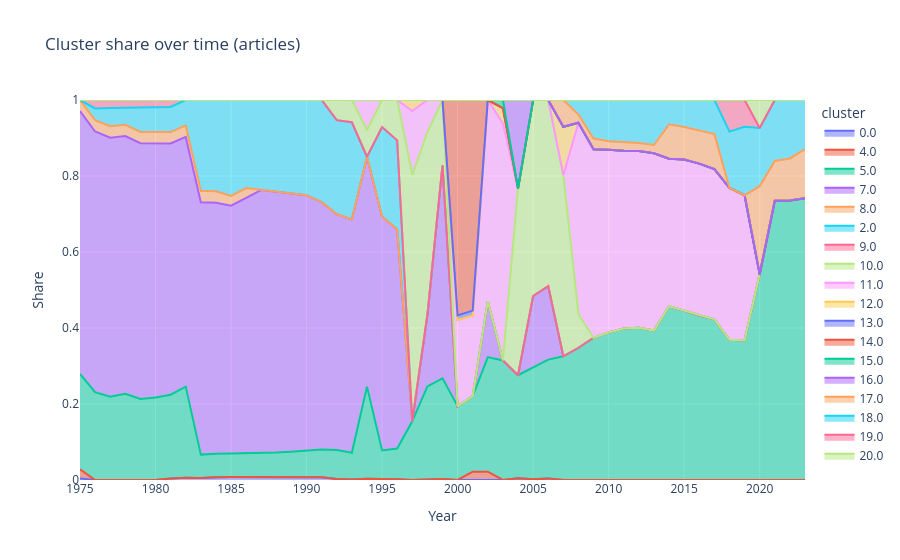

Notebook code cell kept with this figure:
### Code cell
import plotly.express as px

fig = px.area(
    df_stats_cluster,
    x="year",
    y="total_articles_share",
    color="cluster",
    title="Cluster share over time (articles)"
)

fig.update_layout(
    yaxis_range=[0, 1],
    xaxis_title="Year",
    yaxis_title="Share"
)

fig.show()

### Figure 1 — Plotly figure (JSON) as saved in the notebook; plotly's stock layout.template omitted (floating-point values rounded to 4 significant figures)
{"data": [{"fillpattern": {"shape": ""}, "hovertemplate": "cluster=0.0<br>year=%{x}<br>total_articles_share=%{y}<extra></extra>", "legendgroup": "0.0", "line": {"color": "#636efa"}, "marker": {"symbol": "circle"}, "mode": "lines", "name": "0.0", "orientation": "v", "showlegend": true, "stackgroup": "1", "type": "scatter", "x": [1975, 1981, 1982, 1983, 1984, 1985, 1986, 1987, 1988, 1989, 1990, 1991, 1992, 1993, 1994, 1995, 1996, 1997, 1998, 1999, 2004, 2005, 2006, 2010, 2011, 2012, 2013, 2014, 2015, 2016, 2017, 2018, 2019, 2020, 2021, 2022, 2023], "xaxis": "x", "y": [0.004071, 0.003805, 0.005696, 0.005118, 0.007496, 0.007693, 0.00763, 0.007634, 0.007609, 0.007732, 0.007713, 0.007467, 0.002616, 0.001609, 0.003471, 0.003418, 0.002228, 0.000245, 0.0008499, 0.002516, 0.00475, 0.001794, 0.004258, 8.044e-05, 9.369e-05, 0.001349, 0.0006575, 0.0006815, 0.0005871, 0.0006013, 0.0001091, 0.0001095, 6.261e-05, 5.93e-05, 5.573e-05, 5.397e-05, 4.013e-05], "yaxis": "y"}, {"fillpattern": {"shape": ""}, "hovertemplate": "cluster=4.0<br>year=%{x}<br>total_articles_share=%{y}<extra></extra>", "legendgroup": "4.0", "line": {"color": "#EF553B"}, "marker": {"symbol": "circle"}, "mode": "lines", "name": "4.0", "orientation": "v", "showlegend": true, "stackgroup": "1", "type": "scatter", "x": [1975, 2001, 2002], "xaxis": "x", "y": [0.02387, 0.02198, 0.02193], "yaxis": "y"}, {"fillpattern": {"shape": ""}, "hovertemplate": "cluster=5.0<br>year=%{x}<br>total_articles_share=%{y}<extra></extra>", "legendgroup": "5.0", "line": {"color": "#00cc96"}, "marker": {"symbol": "circle"}, "mode": "lines", "name": "5.0", "orientation": "v", "showlegend": true, "stackgroup": "1", "type": "scatter", "x": [1975, 1976, 1977, 1978, 1979, 1980, 1981, 1982, 1983, 1984, 1985, 1986, 1987, 1988, 1989, 1990, 1991, 1992, 1993, 1994, 1995, 1996, 1997, 1998, 1999, 2000, 2001, 2002, 2003, 2004, 2005, 2006, 2007, 2008, 2009, 2010, 2011, 2012, 2013, 2014, 2015, 2016, 2017, 2018, 2019, 2020, 2021, 2022, 2023], "xaxis": "x", "y": [0.251, 0.2309, 0.2191, 0.2271, 0.2133, 0.2171, 0.2207, 0.24, 0.06167, 0.06183, 0.06193, 0.06269, 0.06374, 0.06501, 0.06688, 0.06961, 0.07282, 0.07635, 0.06996, 0.2422, 0.07425, 0.08071, 0.1545, 0.2454, 0.2651, 0.1944, 0.1987, 0.3014, 0.3147, 0.2709, 0.2938, 0.3126, 0.3255, 0.348, 0.3742, 0.3882, 0.3984, 0.3991, 0.3926, 0.4565, 0.4445, 0.4322, 0.4225, 0.3689, 0.3671, 0.5416, 0.7347, 0.7355, 0.7411], "yaxis": "y"}, {"fillpattern": {"shape": ""}, "hovertemplate": "cluster=7.0<br>year=%{x}<br>total_articles_share=%{y}<extra></extra>", "legendgroup": "7.0", "line": {"color": "#ab63fa"}, "marker": {"symbol": "circle"}, "mode": "lines", "name": "7.0", "orientation": "v", "showlegend": true, "stackgroup": "1", "type": "scatter", "x": [1975, 1976, 1977, 1978, 1979, 1980, 1981, 1982, 1983, 1984, 1985, 1986, 1987, 1988, 1989, 1990, 1991, 1992, 1993, 1994, 1995, 1996, 1998, 1999, 2002, 2005, 2006], "xaxis": "x", "y": [0.6917, 0.6861, 0.6815, 0.6778, 0.6728, 0.6686, 0.661, 0.6572, 0.6641, 0.6602, 0.6522, 0.672, 0.6919, 0.6862, 0.6793, 0.6723, 0.6509, 0.6202, 0.614, 0.605, 0.6154, 0.5763, 0.188, 0.5605, 0.1473, 0.1886, 0.1934], "yaxis": "y"}, {"fillpattern": {"shape": ""}, "hovertemplate": "cluster=8.0<br>year=%{x}<br>total_articles_share=%{y}<extra></extra>", "legendgroup": "8.0", "line": {"color": "#FFA15A"}, "marker": {"symbol": "circle"}, "mode": "lines", "name": "8.0", "orientation": "v", "showlegend": true, "stackgroup": "1", "type": "scatter", "x": [1975, 1976, 1977, 1978, 1979, 1980, 1981, 1982, 1983, 1984, 1985, 1986], "xaxis": "x", "y": [0.02932, 0.02969, 0.03024, 0.02975, 0.02986, 0.03008, 0.03017, 0.03032, 0.03037, 0.03036, 0.02563, 0.02604], "yaxis": "y"}, {"fillpattern": {"shape": ""}, "hovertemplate": "cluster=2.0<br>year=%{x}<br>total_articles_share=%{y}<extra></extra>", "legendgroup": "2.0", "line": {"color": "#19d3f3"}, "marker": {"symbol": "circle"}, "mode": "lines", "name": "2.0", "orientation": "v", "showlegend": true, "stackgroup": "1", "type": "scatter", "x": [1976, 1977, 1978, 1979, 1980, 1981, 1982, 1983, 1984, 1985, 1986, 1987, 1988, 1989, 1990, 1991, 1992, 1993, 1995, 1996], "xaxis": "x", "y": [0.03113, 0.04827, 0.04525, 0.06415, 0.06519, 0.06619, 0.06684, 0.2388, 0.2402, 0.2526, 0.2317, 0.2367, 0.2412, 0.2461, 0.2504, 0.2688, 0.2479, 0.2559, 0.2357, 0.2346], "yaxis": "y"}, {"fillpattern": {"shape": ""}, "hovertemplate": "cluster=9.0<br>year=%{x}<br>total_articles_share=%{y}<extra></extra>", "legendgroup": "9.0", "line": {"color": "#FF6692"}, "marker": {"symbol": "circle"}, "mode": "lines", "name": "9.0", "orientation": "v", "showlegend": true, "stackgroup": "1", "type": "scatter", "x": [1976, 1977, 1978, 1979, 1980, 1981], "xaxis": "x", "y": [0.02215, 0.02091, 0.02009, 0.01986, 0.01901, 0.01816], "yaxis": "y"}, {"fillpattern": {"shape": ""}, "hovertemplate": "cluster=10.0<br>year=%{x}<br>total_articles_share=%{y}<extra></extra>", "legendgroup": "10.0", "line": {"color": "#B6E880"}, "marker": {"symbol": "circle"}, "mode": "lines", "name": "10.0", "orientation": "v", "showlegend": true, "stackgroup": "1", "type": "scatter", "x": [1992, 1993, 1994, 1995, 1996, 1997, 1998, 1999, 2004, 2005, 2006, 2007, 2008], "xaxis": "x", "y": [0.05294, 0.0585, 0.07003, 0.07121, 0.1062, 0.6484, 0.4809, 0.1719, 0.491, 0.5158, 0.4897, 0.4768, 0.08805], "yaxis": "y"}, {"fillpattern": {"shape": ""}, "hovertemplate": "cluster=11.0<br>year=%{x}<br>total_articles_share=%{y}<extra></extra>", "legendgroup": "11.0", "line": {"color": "#FF97FF"}, "marker": {"symbol": "circle"}, "mode": "lines", "name": "11.0", "orientation": "v", "showlegend": true, "stackgroup": "1", "type": "scatter", "x": [1994, 1997, 1998, 2000, 2001, 2002, 2003, 2008, 2009, 2010, 2011, 2012, 2013, 2014, 2015, 2016, 2017, 2018, 2019], "xaxis": "x", "y": [0.07934, 0.1678, 0.08497, 0.2265, 0.2121, 0.5294, 0.6231, 0.5042, 0.4962, 0.4811, 0.4676, 0.4654, 0.4667, 0.3883, 0.3986, 0.3997, 0.3955, 0.3995, 0.3822], "yaxis": "y"}, {"fillpattern": {"shape": ""}, "hovertemplate": "cluster=12.0<br>year=%{x}<br>total_articles_share=%{y}<extra></extra>", "legendgroup": "12.0", "line": {"color": "#FECB52"}, "marker": {"symbol": "circle"}, "mode": "lines", "name": "12.0", "orientation": "v", "showlegend": true, "stackgroup": "1", "type": "scatter", "x": [1997, 2003, 2007], "xaxis": "x", "y": [0.02901, 0.04068, 0.1272], "yaxis": "y"}, {"fillpattern": {"shape": ""}, "hovertemplate": "cluster=13.0<br>year=%{x}<br>total_articles_share=%{y}<extra></extra>", "legendgroup": "13.0", "line": {"color": "#636efa"}, "marker": {"symbol": "circle"}, "mode": "lines", "name": "13.0", "orientation": "v", "showlegend": true, "stackgroup": "1", "type": "scatter", "x": [2000, 2001], "xaxis": "x", "y": [0.01228, 0.01301], "yaxis": "y"}, {"fillpattern": {"shape": ""}, "hovertemplate": "cluster=14.0<br>year=%{x}<br>total_articles_share=%{y}<extra></extra>", "legendgroup": "14.0", "line": {"color": "#EF553B"}, "marker": {"symbol": "circle"}, "mode": "lines", "name": "14.0", "orientation": "v", "showlegend": true, "stackgroup": "1", "type": "scatter", "x": [2000, 2001], "xaxis": "x", "y": [0.5668, 0.5542], "yaxis": "y"}, {"fillpattern": {"shape": ""}, "hovertemplate": "cluster=15.0<br>year=%{x}<br>total_articles_share=%{y}<extra></extra>", "legendgroup": "15.0", "line": {"color": "#00cc96"}, "marker": {"symbol": "circle"}, "mode": "lines", "name": "15.0", "orientation": "v", "showlegend": true, "stackgroup": "1", "type": "scatter", "x": [2003], "xaxis": "x", "y": [0.0215], "yaxis": "y"}, {"fillpattern": {"shape": ""}, "hovertemplate": "cluster=16.0<br>year=%{x}<br>total_articles_share=%{y}<extra></extra>", "legendgroup": "16.0", "line": {"color": "#ab63fa"}, "marker": {"symbol": "circle"}, "mode": "lines", "name": "16.0", "orientation": "v", "showlegend": true, "stackgroup": "1", "type": "scatter", "x": [2004], "xaxis": "x", "y": [0.2333], "yaxis": "y"}, {"fillpattern": {"shape": ""}, "hovertemplate": "cluster=17.0<br>year=%{x}<br>total_articles_share=%{y}<extra></extra>", "legendgroup": "17.0", "line": {"color": "#FFA15A"}, "marker": {"symbol": "circle"}, "mode": "lines", "name": "17.0", "orientation": "v", "showlegend": true, "stackgroup": "1", "type": "scatter", "x": [2007, 2008, 2009, 2010, 2011, 2012, 2013, 2014, 2015, 2016, 2017, 2020, 2021, 2022, 2023], "xaxis": "x", "y": [0.07056, 0.02151, 0.02825, 0.02205, 0.02331, 0.02083, 0.02172, 0.09077, 0.08509, 0.08727, 0.09216, 0.2315, 0.1047, 0.1107, 0.1295], "yaxis": "y"}, {"fillpattern": {"shape": ""}, "hovertemplate": "cluster=18.0<br>year=%{x}<br>total_articles_share=%{y}<extra></extra>", "legendgroup": "18.0", "line": {"color": "#19d3f3"}, "marker": {"symbol": "circle"}, "mode": "lines", "name": "18.0", "orientation": "v", "showlegend": true, "stackgroup": "1", "type": "scatter", "x": [2008, 2009, 2010, 2011, 2012, 2013, 2014, 2015, 2016, 2017, 2018, 2019, 2020, 2021, 2022, 2023], "xaxis": "x", "y": [0.03831, 0.1013, 0.1086, 0.1106, 0.1134, 0.1183, 0.06376, 0.07128, 0.08026, 0.08973, 0.1482, 0.1801, 0.1531, 0.1606, 0.1538, 0.1293], "yaxis": "y"}, {"fillpattern": {"shape": ""}, "hovertemplate": "cluster=19.0<br>year=%{x}<br>total_articles_share=%{y}<extra></extra>", "legendgroup": "19.0", "line": {"color": "#FF6692"}, "marker": {"symbol": "circle"}, "mode": "lines", "name": "19.0", "orientation": "v", "showlegend": true, "stackgroup": "1", "type": "scatter", "x": [2018, 2019], "xaxis": "x", "y": [0.08328, 0.07065], "yaxis": "y"}, {"fillpattern": {"shape": ""}, "hovertemplate": "cluster=20.0<br>year=%{x}<br>total_articles_share=%{y}<extra></extra>", "legendgroup": "20.0", "line": {"color": "#B6E880"}, "marker": {"symbol": "circle"}, "mode": "lines", "name": "20.0", "orientation": "v", "showlegend": true, "stackgroup": "1", "type": "scatter", "x": [2020], "xaxis": "x", "y": [0.07381], "yaxis": "y"}], "layout": {"legend": {"title": {"text": "cluster"}, "tracegroupgap": 0}, "title": {"text": "Cluster share over time (articles)"}, "xaxis": {"anchor": "y", "domain": [0, 1], "title": {"text": "Year"}}, "yaxis": {"anchor": "x", "domain": [0, 1], "range": [0, 1], "title": {"text": "Share"}}}}
